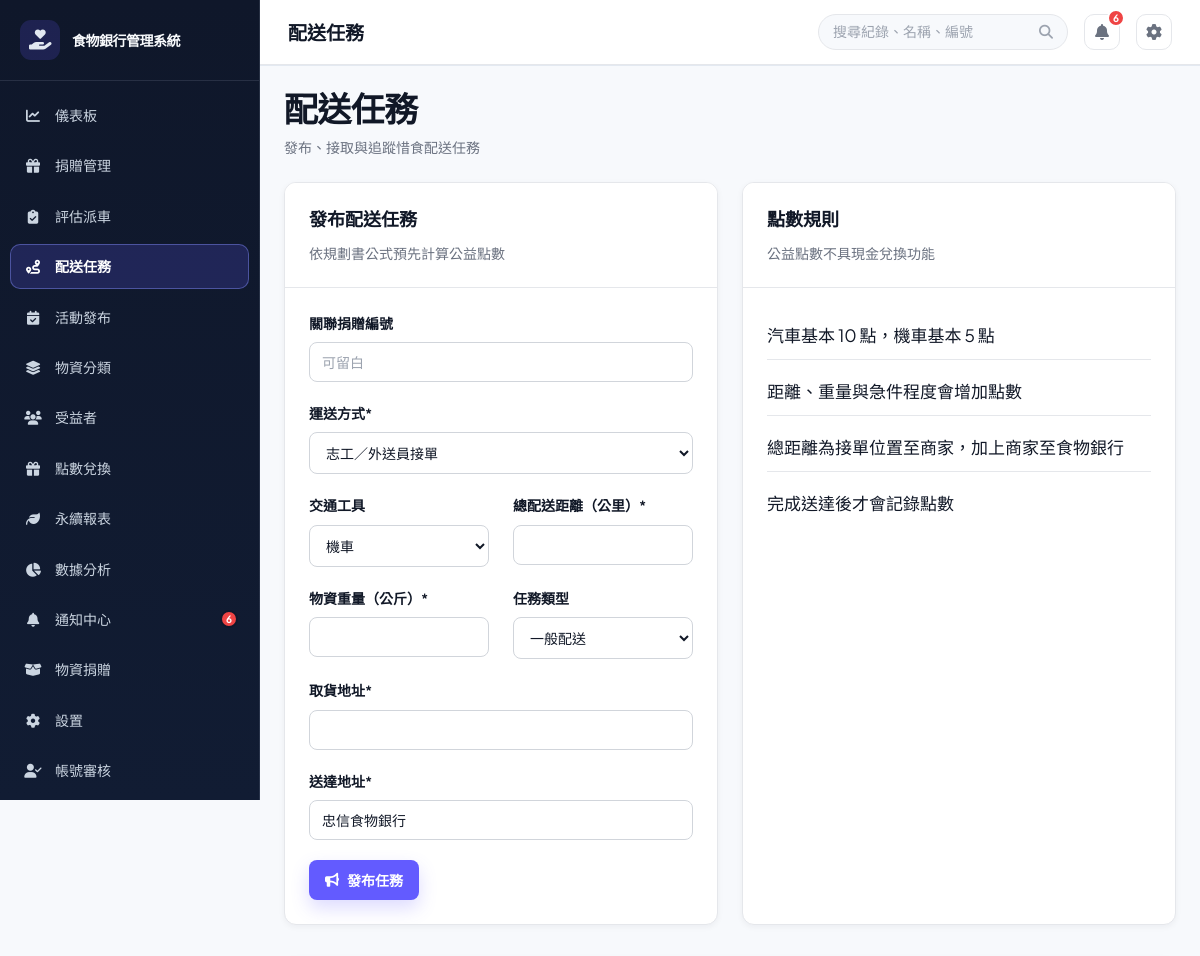
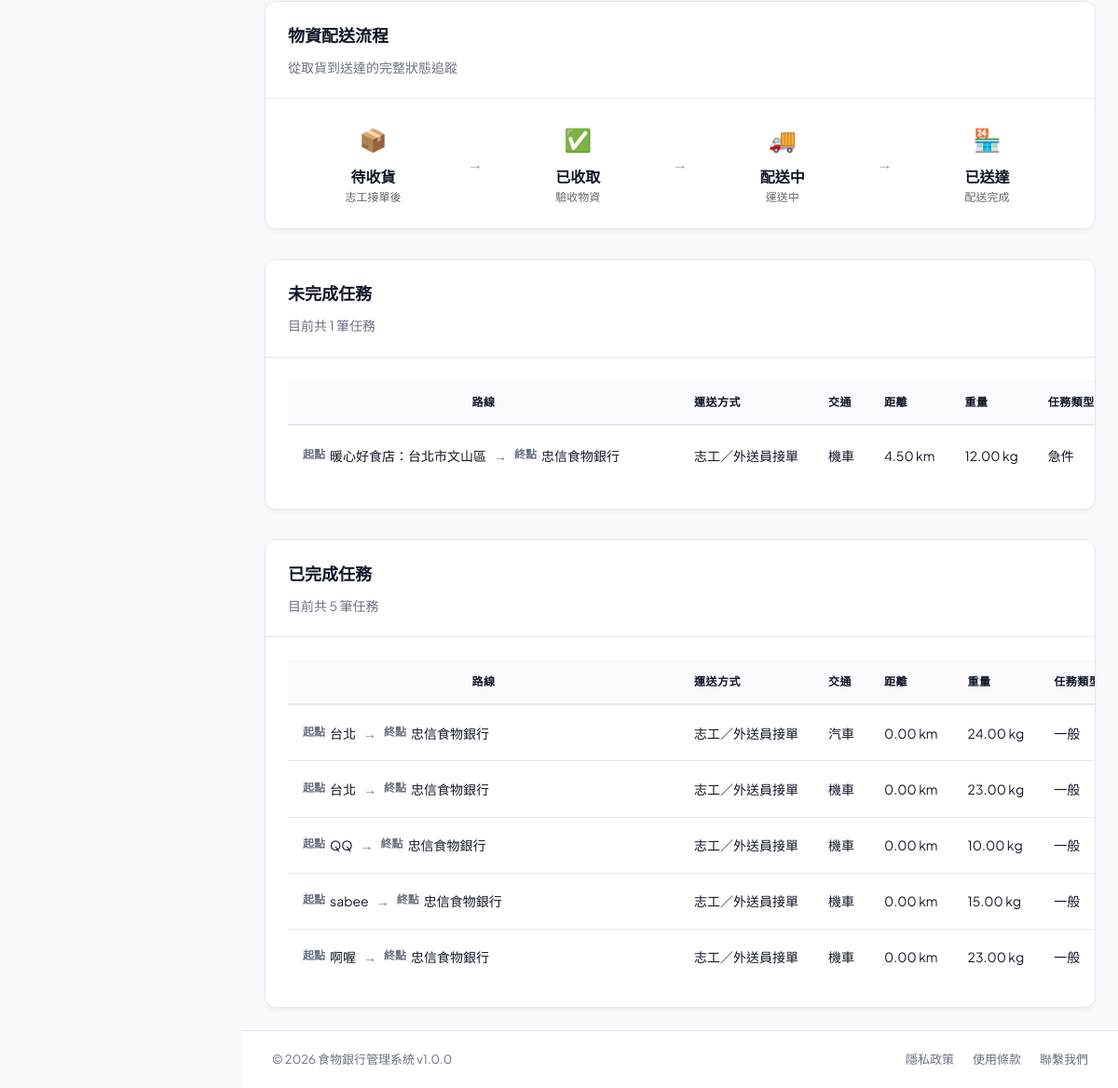
The app's page /?page=deliveries (signed in) with its own data (2 pictures, top to bottom).
### tables this page shows
CREATE TABLE `users` (
  `user_id` int(11) NOT NULL,
  `username` varchar(50) NOT NULL,
  `password` varchar(255) NOT NULL,
  `email` varchar(100) NOT NULL,
  `full_name` varchar(100) NOT NULL,
  `phone` varchar(20) DEFAULT NULL,
  `role` enum('admin','foodbank_staff','member','volunteer','donor') NOT NULL DEFAULT 'foodbank_staff',
  `member_type` enum('general','enterprise') DEFAULT NULL,
  `department` varchar(50) DEFAULT NULL,
  `status` enum('active','inactive','suspended') DEFAULT 'active',
  `created_at` timestamp NULL DEFAULT current_timestamp(),
  `updated_at` timestamp NULL DEFAULT current_timestamp() ON UPDATE current_timestamp(),
  `created_by` int(11) DEFAULT NULL,
  `phone_verified` tinyint(1) NOT NULL DEFAULT 0,
  `is_enterprise_verified` tinyint(1) DEFAULT 0,
  `enterprise_name` varchar(150) DEFAULT NULL,
  `enterprise_verified_at` datetime DEFAULT NULL
);

CREATE TABLE `deliveries` (
  `delivery_id` int(11) NOT NULL,
  `donation_id` int(11) DEFAULT NULL,
  `delivery_method` enum('food_bank','volunteer','donor') NOT NULL DEFAULT 'volunteer',
  `created_by` int(11) DEFAULT NULL,
  `volunteer_id` int(11) DEFAULT NULL,
  `vehicle_type` enum('car','motorcycle') NOT NULL,
  `total_distance_km` decimal(8,2) NOT NULL DEFAULT 0.00,
  `weight_kg` decimal(8,2) NOT NULL DEFAULT 0.00,
  `seal_code` varchar(50) DEFAULT NULL,
  `urgency` enum('normal','priority','urgent') NOT NULL DEFAULT 'normal',
  `points` int(11) NOT NULL DEFAULT 0,
  `pickup_address` varchar(255) NOT NULL,
  `delivery_address` varchar(255) NOT NULL,
  `status` enum('open','claimed','picked_up','delivered','exception','cancelled') NOT NULL DEFAULT 'open',
  `exception_notes` text DEFAULT NULL,
  `exception_response` text DEFAULT NULL,
  `exception_resolved_at` datetime DEFAULT NULL,
  `exception_resolved_by` int(11) DEFAULT NULL,
  `delivered_at` datetime DEFAULT NULL,
  `created_at` timestamp NULL DEFAULT current_timestamp(),
  `updated_at` timestamp NULL DEFAULT current_timestamp() ON UPDATE current_timestamp(),
  `pickup_confirmed_at` datetime DEFAULT NULL,
  `seal_intact` tinyint(1) DEFAULT NULL,
  `item_count_confirmed` tinyint(1) DEFAULT NULL,
  `item_category` varchar(50) DEFAULT NULL,
  `item_description` text DEFAULT NULL,
  `received_location` varchar(100) DEFAULT NULL
);

### src/views/deliveries.php (the view, shortened to what the rows shown need)
<?php
require_once BASE_PATH . '/src/models/DeliveryModel.php';
$deliveryModel = new DeliveryModel();
$currentRole = $currentUser['role'] ?? 'volunteer';
$currentUserId = (int) ($currentUser['user_id'] ?? 0);
$isOfficial = in_array($currentRole, ['admin', 'foodbank_staff'], true);
$deliveries = $deliveryModel->getAllDeliveries();
$completedDeliveries = array_filter($deliveries, static function ($delivery) use ($isOfficial, $currentUserId) {
    return $delivery['status'] === 'delivered'
        && ($isOfficial || (int) ($delivery['volunteer_id'] ?? 0) === $currentUserId);
});
$pendingDeliveries = array_filter($deliveries, static function ($delivery) {
    return $delivery['status'] !== 'delivered';
});
?>
<div class="view-header">
    <div>
        <h1 class="view-title">配送任務</h1>
    </div>
</div>
<div class="grid-2">
    <?php if ($isOfficial): ?>
    <div class="card">
        <div class="card-header"><h2>發布配送任務</h2><p>依規劃書公式預先計算公益點數</p></div>
    </div>
    <?php endif; ?>
    <div class="card">
        <div class="card-header"><h2>點數規則</h2><p>公益點數不具現金兌換功能</p></div>
    </div>
</div>
<div class="card mt-32">
    <div class="card-header"><h2>物資配送流程</h2><p>從取貨到送達的完整狀態追蹤</p></div>
</div>
<div class="card mt-32">
    <div class="card-header"><h2>未完成任務</h2><p>目前共 <?php echo count($pendingDeliveries); ?> 筆任務</p></div>
    <div class="card-body deliveries-table-body">
        <?php if ($pendingDeliveries): ?>
            <table class="data-table deliveries-table"><thead><tr><th>路線</th><th>運送方式</th><th>交通</th><th>距離</th><th>重量</th><th>任務類型</th><th>點數</th><th>狀態</th><th>異常回報</th><th>編輯配送任務</th></tr></thead><tbody>
            <?php foreach ($pendingDeliveries as $delivery): ?>
                <tr id="delivery-<?php echo (int) $delivery['delivery_id']; ?>">
                    <td class="delivery-route-cell" title="<?php echo htmlspecialchars($delivery['pickup_address'] . ' → ' . $delivery['delivery_address'], ENT_QUOTES, 'UTF-8'); ?>">
                        <div class="delivery-route">
                            <span class="delivery-route-point"><strong>起點</strong><?php echo htmlspecialchars($delivery['pickup_address']); ?></span>
                            <span class="delivery-route-arrow" aria-hidden="true">→</span>
                            <span class="delivery-route-point"><strong>終點</strong><?php echo htmlspecialchars($delivery['delivery_address']); ?></span>
                        </div>
                    </td>
                    <td><?php echo ['food_bank' => '食物銀行方自行接單', 'volunteer' => '志工／外送員接單', 'donor' => '捐贈方自行運送'][$delivery['delivery_method'] ?? 'volunteer']; ?></td>
                    <td><?php echo $delivery['vehicle_type'] === 'car' ? '汽車' : '機車'; ?></td>
                    <td><?php echo htmlspecialchars($delivery['total_distance_km']); ?> km</td>
                    <td><?php echo htmlspecialchars($delivery['weight_kg']); ?> kg</td>
                    <td><?php echo ['normal' => '一般', 'priority' => '優先', 'urgent' => '急件'][$delivery['urgency']] ?? '一般'; ?></td>
                </tr>
            <?php endforeach; ?>
            </tbody></table>
        <?php else: ?><div class="empty-state"><i class="fas fa-route"></i><p>目前沒有未完成任務</p></div><?php endif; ?>
    </div>
</div>
<div class="card mt-32">
    <div class="card-header"><h2>已完成任務</h2><p>目前共 <?php echo count($completedDeliveries); ?> 筆任務</p></div>
    <div class="card-body deliveries-table-body">
        <?php if ($completedDeliveries): ?>
            <table class="data-table deliveries-table completed-deliveries-table"><thead><tr><th>路線</th><th>運送方式</th><th>交通</th><th>距離</th><th>重量</th><th>任務類型</th><th>點數</th><th>完成日期與時間</th><th>狀態</th></tr></thead><tbody>
            <?php foreach ($completedDeliveries as $delivery): ?>
                <tr id="delivery-<?php echo (int) $delivery['delivery_id']; ?>">
                    <td class="delivery-route-cell" title="<?php echo htmlspecialchars($delivery['pickup_address'] . ' → ' . $delivery['delivery_address'], ENT_QUOTES, 'UTF-8'); ?>">
                        <div class="delivery-route">
                            <span class="delivery-route-point"><strong>起點</strong><?php echo htmlspecialchars($delivery['pickup_address']); ?></span>
                            <span class="delivery-route-arrow" aria-hidden="true">→</span>
                            <span class="delivery-route-point"><strong>終點</strong><?php echo htmlspecialchars($delivery['delivery_address']); ?></span>
                        </div>
                    </td>
                    <td><?php echo ['food_bank' => '食物銀行方自行接單', 'volunteer' => '志工／外送員接單', 'donor' => '捐贈方自行運送'][$delivery['delivery_method'] ?? 'volunteer']; ?></td>
                    <td><?php echo $delivery['vehicle_type'] === 'car' ? '汽車' : '機車'; ?></td>
                    <td><?php echo htmlspecialchars($delivery['total_distance_km']); ?> km</td>
                    <td><?php echo htmlspecialchars($delivery['weight_kg']); ?> kg</td>
                    <td><?php echo ['normal' => '一般', 'priority' => '優先', 'urgent' => '急件'][$delivery['urgency']] ?? '一般'; ?></td>
                </tr>
            <?php endforeach; ?>
            </tbody></table>
        <?php else: ?><div class="empty-state"><i class="fas fa-check-circle"></i><p>目前沒有已完成任務</p></div><?php endif; ?>
    </div>
</div>

### public/index.php (shortened to what the rows shown need)
<?php
require_once BASE_PATH . '/config/database.php';
$connection = $db->getConnection();
$demoPasswordHashes = [
    'manager' => '866485796cfa8d7c0cf7111640205b83076433547577511d81f8030ae99ecea5',
    'staff' => '10176e7b7b24d317acfcf8d2064cfd2f24e154f7b5a96603077d5ef813d6a6b6',
];
foreach ($demoPasswordHashes as $demoUsername => $demoPasswordHash) {
    $demoUsernameEscaped = $connection->real_escape_string($demoUsername);
    $connection->query(
        "UPDATE users SET password = '{$demoPasswordHash}' WHERE username = '{$demoUsernameEscaped}' AND CHAR_LENGTH(password) <> 60 AND CHAR_LENGTH(password) <> 64"
    );
}
$connection->query(
    "UPDATE users SET full_name = CASE username
        WHEN 'official' THEN '食物銀行官方人員'
        WHEN 'manager' THEN '食物銀行官方人員'
        WHEN 'staff' THEN '食物銀行官方人員'
        WHEN 'volunteer' THEN '平台志工／外送員'
        WHEN 'donor' THEN '捐贈剩食店家'
        ELSE full_name
    END
    WHERE username IN ('official', 'manager', 'staff', 'volunteer', 'donor')
      AND (full_name LIKE '%?%' OR full_name = '')"
);
if (!empty($_SESSION['user']['username'])) {
    $sessionUsername = $connection->real_escape_string($_SESSION['user']['username']);
    $sessionUserResult = $connection->query("SELECT user_id, username, full_name, role, member_type, enterprise_name, status, email, phone, phone_verified FROM users WHERE username = '{$sessionUsername}' LIMIT 1");
}
$currentUser = $_SESSION['user'];
$role = $currentUser['role'];
$memberType = $currentUser['member_type'] ?? null;
$rolePages = [
    'admin' => ['dashboard', 'donations', 'donations_evaluation', 'deliveries', 'activities', 'item_categories', 'beneficiaries', 'rewards', 'settings', 'users', 'volunteer_management', 'carbon_report', 'reports', 'notifications', 'donation_materials', 'certificate', 'activity_certificate'],
    'foodbank_staff' => ['dashboard', 'donation_materials_review', 'deliveries', 'activities', 'item_categories', 'rewards', 'volunteer_management', 'carbon_report', 'notifications', 'certificate', 'activity_certificate'],
    'member' => $memberType === 'enterprise'
        ? ['dashboard', 'activities', 'rewards', 'notifications', 'donation_materials', 'certificate', 'activity_certificate']
        : ($memberType === 'general'
            ? ['dashboard', 'deliveries', 'material_transport', 'activities', 'rewards', 'reports', 'notifications', 'certificate', 'activity_certificate']
            : ['dashboard']),
];
$page = isset($_GET['page']) ? trim($_GET['page']) : 'dashboard';
$page = basename($page);
$menu_items = [
    'dashboard' => ['label' => '儀表板', 'icon' => 'fa-solid fa-chart-line'],
    'donations' => ['label' => '捐贈管理', 'icon' => 'fa-solid fa-gift'],
    'donations_evaluation' => ['label' => '評估派車', 'icon' => 'fa-solid fa-clipboard-check'],
    'deliveries' => ['label' => '配送任務', 'icon' => 'fa-solid fa-route'],
    'material_transport' => ['label' => '物資運送', 'icon' => 'fa-solid fa-truck-fast'],
    'activities' => ['label' => $role === 'member' ? '活動報名' : '活動發布', 'icon' => 'fa-solid fa-calendar-check'],
    'item_categories' => ['label' => '物資分類', 'icon' => 'fa-solid fa-layer-group'],
    'beneficiaries' => ['label' => '受益者', 'icon' => 'fa-solid fa-users'],
    'rewards' => ['label' => '點數兌換', 'icon' => 'fa-solid fa-gift'],
    'carbon_report' => ['label' => '永續報表', 'icon' => 'fa-solid fa-leaf'],
    'reports' => ['label' => '數據分析', 'icon' => 'fa-solid fa-chart-pie'],
    'notifications' => ['label' => '通知中心', 'icon' => 'fa-solid fa-bell'],
    'donation_materials' => ['label' => '物資捐贈', 'icon' => 'fa-solid fa-box-open'],
    'donation_materials_review' => ['label' => '物資捐贈審查', 'icon' => 'fa-solid fa-clipboard-check'],
    'settings' => ['label' => '設置', 'icon' => 'fa-solid fa-gear'],
    'users' => ['label' => '帳號審核', 'icon' => 'fa-solid fa-user-check'],
    'volunteer_management' => ['label' => '一般會員管理', 'icon' => 'fa-solid fa-people-group'],
];
$allowedPages = $rolePages[$role] ?? ['dashboard'];
?>
<!DOCTYPE html>
<html lang="zh-TW">
<head>
    <link href="https://cdnjs.cloudflare.com/ajax/libs/font-awesome/6.4.0/css/all.min.css" rel="stylesheet">
    <link rel="stylesheet" href="assets/css/style.css?v=<?php echo filemtime(__DIR__ . '/assets/css/style.css'); ?>">
</head>
<body>
    <div class="app-wrapper">
        <aside class="sidebar">
            <nav class="sidebar-nav">
                <?php foreach ($menu_items as $key => $item):
                    if (!in_array($key, $allowedPages, true)) {
                        continue;
                    }
                    $is_active = ($page === $key) ? 'active' : '';
                    $icon = $item['icon'];
                    $label = ($key === 'reports' && $role === 'member') ? '榮譽榜' : $item['label'];
                    ?>
                    <a href="?page=<?php echo $key; ?>" class="nav-item <?php echo $is_active; ?>" title="<?php echo $label; ?>">
                        <span class="nav-icon"><i class="<?php echo $icon; ?>"></i></span>
                        <span class="nav-label"><?php echo $label; ?></span>
                    </a>
                <?php endforeach; ?>
            </nav>
        </aside>
        <div class="main-container">
            <header class="topbar">
                <div class="topbar-left">
                    <div class="breadcrumb">
                        <span class="page-title" id="pageTitle">
                            <?php echo $menu_items[$page]['label'] ?? '頁面'; ?>
                        </span>
                    </div>
                </div>
            </header>
            <main class="page-content">
                <div class="content-shell">
                    <?php
                    $view_file = BASE_PATH . '/src/views/' . $page . '.php';
                    if (file_exists($view_file)) {
                        include $view_file;
                    }
                    ?>
                </div>
            </main>
        </div>
    </div>
</body>
</html>

### records on screen
users: role "數據分析", role "配送任務"
deliveries: pickup_address "暖心好食店：台北市文山區", delivery_address "忠信食物銀行", delivery_method "志工／外送員接單", vehicle_type "機車", total_distance_km "4.50", weight_kg "12.00", urgency "急件"
deliveries: pickup_address "台北", delivery_address "忠信食物銀行", delivery_method "志工／外送員接單", vehicle_type "汽車", total_distance_km "0.00", weight_kg "24.00", urgency "一般"
deliveries: pickup_address "台北", delivery_address "忠信食物銀行", delivery_method "志工／外送員接單", vehicle_type "機車", total_distance_km "0.00", weight_kg "23.00", urgency "一般"
deliveries: pickup_address "QQ", delivery_address "忠信食物銀行", delivery_method "志工／外送員接單", vehicle_type "機車", total_distance_km "0.00", weight_kg "10.00", urgency "一般"
deliveries: pickup_address "sabee", delivery_address "忠信食物銀行", delivery_method "志工／外送員接單", vehicle_type "機車", total_distance_km "0.00", weight_kg "15.00", urgency "一般"
deliveries: pickup_address "啊喔", delivery_address "忠信食物銀行", delivery_method "志工／外送員接單", vehicle_type "機車", total_distance_km "0.00", weight_kg "23.00", urgency "一般"

### other values on screen
APP_NAME "食物銀行管理系統"
$label "儀表板"
$label "捐贈管理"
$label "評估派車"
$label "配送任務"
$label "活動發布"
$label "物資分類"
$label "受益者"
$label "點數兌換"
$label "永續報表"
$label "通知中心"
$unreadNotificationCount "6"
$label "物資捐贈"
$label "設置"
$label "帳號審核"
